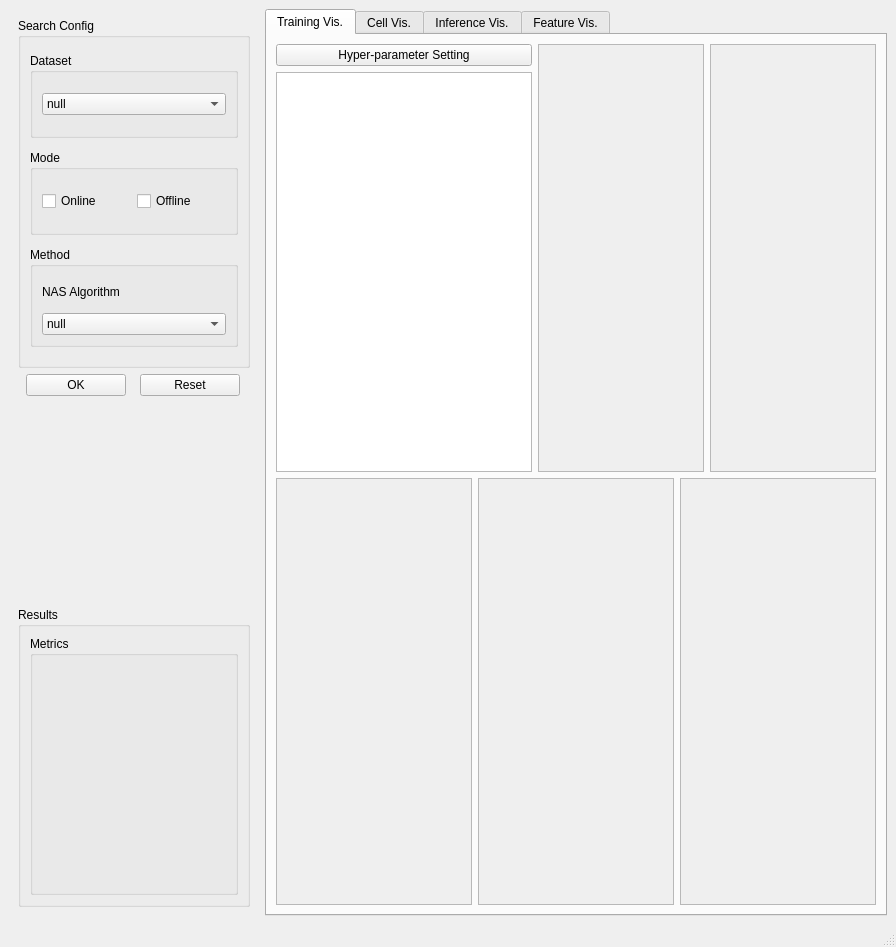
<?xml version="1.0" encoding="UTF-8"?>
<ui version="4.0">
 <class>NAS</class>
 <widget class="QMainWindow" name="NAS">
  <property name="geometry">
   <rect>
    <x>0</x>
    <y>0</y>
    <width>896</width>
    <height>947</height>
   </rect>
  </property>
  <property name="windowTitle">
   <string>Neural Architecture Search</string>
  </property>
  <widget class="QWidget" name="centralwidget">
   <layout class="QHBoxLayout" name="horizontalLayout_5">
    <item>
     <widget class="QWidget" name="widget" native="true">
      <property name="minimumSize">
       <size>
        <width>250</width>
        <height>0</height>
       </size>
      </property>
      <property name="maximumSize">
       <size>
        <width>300</width>
        <height>16777215</height>
       </size>
      </property>
      <layout class="QVBoxLayout" name="verticalLayout_5">
       <item>
        <layout class="QVBoxLayout" name="verticalLayout_6">
         <item>
          <widget class="QGroupBox" name="groupBox">
           <property name="minimumSize">
            <size>
             <width>0</width>
             <height>350</height>
            </size>
           </property>
           <property name="maximumSize">
            <size>
             <width>16777215</width>
             <height>350</height>
            </size>
           </property>
           <property name="title">
            <string>Search Config</string>
           </property>
           <layout class="QVBoxLayout" name="verticalLayout_11">
            <item>
             <widget class="QGroupBox" name="groupBox_3">
              <property name="maximumSize">
               <size>
                <width>16777215</width>
                <height>85</height>
               </size>
              </property>
              <property name="title">
               <string>Dataset</string>
              </property>
              <layout class="QVBoxLayout" name="verticalLayout_12">
               <item>
                <widget class="QComboBox" name="comboBox_dataset">
                 <item>
                  <property name="text">
                   <string>null</string>
                  </property>
                 </item>
                 <item>
                  <property name="text">
                   <string>CIFAR-10</string>
                  </property>
                 </item>
                 <item>
                  <property name="text">
                   <string>ImageNet-100</string>
                  </property>
                 </item>
                </widget>
               </item>
              </layout>
             </widget>
            </item>
            <item>
             <widget class="QGroupBox" name="groupBox_4">
              <property name="maximumSize">
               <size>
                <width>16777215</width>
                <height>85</height>
               </size>
              </property>
              <property name="title">
               <string>Mode</string>
              </property>
              <layout class="QHBoxLayout" name="horizontalLayout_3">
               <item>
                <widget class="QCheckBox" name="checkBox_online">
                 <property name="text">
                  <string>Online</string>
                 </property>
                </widget>
               </item>
               <item>
                <widget class="QCheckBox" name="checkBox_offline">
                 <property name="text">
                  <string>Offline</string>
                 </property>
                </widget>
               </item>
              </layout>
             </widget>
            </item>
            <item>
             <widget class="QGroupBox" name="groupBox_10">
              <property name="maximumSize">
               <size>
                <width>16777215</width>
                <height>100</height>
               </size>
              </property>
              <property name="title">
               <string>Method</string>
              </property>
              <layout class="QVBoxLayout" name="verticalLayout_14">
               <item>
                <widget class="QLabel" name="label_2">
                 <property name="text">
                  <string>NAS Algorithm</string>
                 </property>
                </widget>
               </item>
               <item>
                <widget class="QComboBox" name="comboBox_method">
                 <item>
                  <property name="text">
                   <string>null</string>
                  </property>
                 </item>
                 <item>
                  <property name="text">
                   <string>DARTS</string>
                  </property>
                 </item>
                 <item>
                  <property name="text">
                   <string>GDAS</string>
                  </property>
                 </item>
                 <item>
                  <property name="text">
                   <string>BurgerFormer</string>
                  </property>
                 </item>
                </widget>
               </item>
              </layout>
             </widget>
            </item>
           </layout>
          </widget>
         </item>
        </layout>
       </item>
       <item>
        <layout class="QVBoxLayout" name="verticalLayout_16">
         <item>
          <layout class="QHBoxLayout" name="horizontalLayout_4">
           <item>
            <widget class="QPushButton" name="pushButton_start">
             <property name="maximumSize">
              <size>
               <width>100</width>
               <height>40</height>
              </size>
             </property>
             <property name="text">
              <string>OK</string>
             </property>
            </widget>
           </item>
           <item>
            <widget class="QPushButton" name="pushButton_reset">
             <property name="maximumSize">
              <size>
               <width>100</width>
               <height>40</height>
              </size>
             </property>
             <property name="text">
              <string>Reset</string>
             </property>
            </widget>
           </item>
          </layout>
         </item>
         <item>
          <widget class="QLabel" name="label_status">
           <property name="minimumSize">
            <size>
             <width>0</width>
             <height>50</height>
            </size>
           </property>
           <property name="maximumSize">
            <size>
             <width>16777215</width>
             <height>50</height>
            </size>
           </property>
           <property name="text">
            <string/>
           </property>
          </widget>
         </item>
        </layout>
       </item>
       <item>
        <spacer name="verticalSpacer">
         <property name="orientation">
          <enum>Qt::Vertical</enum>
         </property>
         <property name="sizeType">
          <enum>QSizePolicy::Maximum</enum>
         </property>
         <property name="sizeHint" stdset="0">
          <size>
           <width>20</width>
           <height>300</height>
          </size>
         </property>
        </spacer>
       </item>
       <item>
        <layout class="QHBoxLayout" name="horizontalLayout_7">
         <item>
          <widget class="QGroupBox" name="groupBox_5">
           <property name="minimumSize">
            <size>
             <width>0</width>
             <height>300</height>
            </size>
           </property>
           <property name="maximumSize">
            <size>
             <width>16777215</width>
             <height>300</height>
            </size>
           </property>
           <property name="title">
            <string>Results</string>
           </property>
           <layout class="QVBoxLayout" name="verticalLayout_13">
            <item>
             <widget class="QGroupBox" name="groupBox_7">
              <property name="title">
               <string>Metrics</string>
              </property>
              <layout class="QHBoxLayout" name="horizontalLayout_6">
               <item>
                <widget class="QLabel" name="label_results">
                 <property name="minimumSize">
                  <size>
                   <width>0</width>
                   <height>50</height>
                  </size>
                 </property>
                 <property name="maximumSize">
                  <size>
                   <width>16777215</width>
                   <height>50</height>
                  </size>
                 </property>
                 <property name="text">
                  <string/>
                 </property>
                </widget>
               </item>
              </layout>
             </widget>
            </item>
           </layout>
          </widget>
         </item>
        </layout>
       </item>
      </layout>
     </widget>
    </item>
    <item>
     <widget class="QTabWidget" name="tabWidget">
      <property name="currentIndex">
       <number>0</number>
      </property>
      <widget class="QWidget" name="tab">
       <attribute name="title">
        <string>Training Vis.</string>
       </attribute>
       <layout class="QVBoxLayout" name="verticalLayout_9">
        <item>
         <layout class="QHBoxLayout" name="horizontalLayout">
          <item>
           <layout class="QVBoxLayout" name="verticalLayout_7">
            <item>
             <widget class="QPushButton" name="pushButton_hyper_param">
              <property name="text">
               <string>Hyper-parameter Setting</string>
              </property>
             </widget>
            </item>
            <item>
             <widget class="QTextBrowser" name="textBrowser">
              <property name="html">
               <string>&lt;!DOCTYPE HTML PUBLIC &quot;-//W3C//DTD HTML 4.0//EN&quot; &quot;http://www.w3.org/TR/REC-html40/strict.dtd&quot;&gt;
&lt;html&gt;&lt;head&gt;&lt;meta name=&quot;qrichtext&quot; content=&quot;1&quot; /&gt;&lt;style type=&quot;text/css&quot;&gt;
p, li { white-space: pre-wrap; }
&lt;/style&gt;&lt;/head&gt;&lt;body style=&quot; font-family:'.AppleSystemUIFont'; font-size:13pt; font-weight:400; font-style:normal;&quot;&gt;
&lt;p style=&quot;-qt-paragraph-type:empty; margin-top:0px; margin-bottom:0px; margin-left:0px; margin-right:0px; -qt-block-indent:0; text-indent:0px;&quot;&gt;&lt;br /&gt;&lt;/p&gt;&lt;/body&gt;&lt;/html&gt;</string>
              </property>
             </widget>
            </item>
           </layout>
          </item>
          <item>
           <widget class="QScrollArea" name="scrollArea_train_loss">
            <property name="widgetResizable">
             <bool>true</bool>
            </property>
            <widget class="QWidget" name="scrollAreaWidgetContents">
             <property name="geometry">
              <rect>
               <x>0</x>
               <y>0</y>
               <width>133</width>
               <height>403</height>
              </rect>
             </property>
            </widget>
           </widget>
          </item>
          <item>
           <widget class="QScrollArea" name="scrollArea_train_acc">
            <property name="widgetResizable">
             <bool>true</bool>
            </property>
            <widget class="QWidget" name="scrollAreaWidgetContents_2">
             <property name="geometry">
              <rect>
               <x>0</x>
               <y>0</y>
               <width>133</width>
               <height>403</height>
              </rect>
             </property>
            </widget>
           </widget>
          </item>
         </layout>
        </item>
        <item>
         <layout class="QHBoxLayout" name="horizontalLayout_2">
          <item>
           <layout class="QVBoxLayout" name="verticalLayout_8">
            <item>
             <widget class="QScrollArea" name="scrollArea_lr">
              <property name="widgetResizable">
               <bool>true</bool>
              </property>
              <widget class="QWidget" name="scrollAreaWidgetContents_3">
               <property name="geometry">
                <rect>
                 <x>0</x>
                 <y>0</y>
                 <width>175</width>
                 <height>400</height>
                </rect>
               </property>
              </widget>
             </widget>
            </item>
           </layout>
          </item>
          <item>
           <widget class="QScrollArea" name="scrollArea_valid_loss">
            <property name="widgetResizable">
             <bool>true</bool>
            </property>
            <widget class="QWidget" name="scrollAreaWidgetContents_5">
             <property name="geometry">
              <rect>
               <x>0</x>
               <y>0</y>
               <width>178</width>
               <height>402</height>
              </rect>
             </property>
            </widget>
           </widget>
          </item>
          <item>
           <widget class="QScrollArea" name="scrollArea_valid_acc">
            <property name="widgetResizable">
             <bool>true</bool>
            </property>
            <widget class="QWidget" name="scrollAreaWidgetContents_6">
             <property name="geometry">
              <rect>
               <x>0</x>
               <y>0</y>
               <width>177</width>
               <height>402</height>
              </rect>
             </property>
            </widget>
           </widget>
          </item>
         </layout>
        </item>
       </layout>
      </widget>
      <widget class="QWidget" name="tab_3">
       <attribute name="title">
        <string>Cell Vis.</string>
       </attribute>
       <layout class="QVBoxLayout" name="verticalLayout_3">
        <item>
         <widget class="QGroupBox" name="groupBox_8">
          <property name="title">
           <string>Normal Cell</string>
          </property>
          <layout class="QVBoxLayout" name="verticalLayout_4">
           <item>
            <widget class="QGraphicsView" name="graphicsView_2"/>
           </item>
          </layout>
         </widget>
        </item>
        <item>
         <widget class="QGroupBox" name="groupBox_9">
          <property name="title">
           <string>Reduction Cell</string>
          </property>
          <layout class="QHBoxLayout" name="horizontalLayout_15">
           <item>
            <widget class="QGraphicsView" name="graphicsView_3"/>
           </item>
          </layout>
         </widget>
        </item>
       </layout>
      </widget>
      <widget class="QWidget" name="tab_2">
       <attribute name="title">
        <string>Inference Vis.</string>
       </attribute>
       <layout class="QHBoxLayout" name="horizontalLayout_9">
        <item>
         <widget class="QGroupBox" name="groupBox_2">
          <property name="maximumSize">
           <size>
            <width>530</width>
            <height>550</height>
           </size>
          </property>
          <property name="font">
           <font>
            <pointsize>13</pointsize>
            <weight>50</weight>
            <bold>false</bold>
           </font>
          </property>
          <property name="title">
           <string>Image</string>
          </property>
          <layout class="QVBoxLayout" name="verticalLayout_10">
           <item>
            <widget class="QGraphicsView" name="graphicsView">
             <property name="maximumSize">
              <size>
               <width>500</width>
               <height>500</height>
              </size>
             </property>
            </widget>
           </item>
          </layout>
         </widget>
        </item>
        <item>
         <widget class="QGroupBox" name="groupBox_6">
          <property name="maximumSize">
           <size>
            <width>450</width>
            <height>16777215</height>
           </size>
          </property>
          <property name="font">
           <font>
            <pointsize>13</pointsize>
           </font>
          </property>
          <property name="title">
           <string>Classification Results</string>
          </property>
          <layout class="QHBoxLayout" name="horizontalLayout_8">
           <item>
            <widget class="QScrollArea" name="scrollArea_11">
             <property name="widgetResizable">
              <bool>true</bool>
             </property>
             <widget class="QWidget" name="scrollAreaWidgetContents_8">
              <property name="geometry">
               <rect>
                <x>0</x>
                <y>0</y>
                <width>300</width>
                <height>782</height>
               </rect>
              </property>
              <layout class="QVBoxLayout" name="verticalLayout_2">
               <item>
                <widget class="QWidget" name="widget_5" native="true">
                 <layout class="QHBoxLayout" name="horizontalLayout_14">
                  <item>
                   <widget class="QLabel" name="label">
                    <property name="font">
                     <font>
                      <pointsize>13</pointsize>
                     </font>
                    </property>
                    <property name="text">
                     <string>method:                </string>
                    </property>
                   </widget>
                  </item>
                  <item>
                   <widget class="QLineEdit" name="lineEdit">
                    <property name="font">
                     <font>
                      <pointsize>25</pointsize>
                     </font>
                    </property>
                   </widget>
                  </item>
                 </layout>
                </widget>
               </item>
               <item>
                <widget class="QWidget" name="widget_2" native="true">
                 <property name="font">
                  <font>
                   <pointsize>25</pointsize>
                  </font>
                 </property>
                 <layout class="QHBoxLayout" name="horizontalLayout_12">
                  <item>
                   <widget class="QLabel" name="label_10">
                    <property name="font">
                     <font>
                      <pointsize>13</pointsize>
                     </font>
                    </property>
                    <property name="text">
                     <string>target_class:        </string>
                    </property>
                   </widget>
                  </item>
                  <item>
                   <widget class="QLineEdit" name="lineEdit_2">
                    <property name="font">
                     <font>
                      <pointsize>25</pointsize>
                     </font>
                    </property>
                   </widget>
                  </item>
                 </layout>
                </widget>
               </item>
               <item>
                <widget class="QWidget" name="widget_3" native="true">
                 <layout class="QHBoxLayout" name="horizontalLayout_13">
                  <item>
                   <widget class="QLabel" name="label_8">
                    <property name="font">
                     <font>
                      <pointsize>13</pointsize>
                     </font>
                    </property>
                    <property name="text">
                     <string>predict_class:      </string>
                    </property>
                   </widget>
                  </item>
                  <item>
                   <widget class="QLineEdit" name="lineEdit_3">
                    <property name="font">
                     <font>
                      <pointsize>25</pointsize>
                     </font>
                    </property>
                   </widget>
                  </item>
                 </layout>
                </widget>
               </item>
               <item>
                <widget class="QWidget" name="widget_4" native="true">
                 <layout class="QHBoxLayout" name="horizontalLayout_11">
                  <item>
                   <widget class="QLabel" name="label_9">
                    <property name="font">
                     <font>
                      <pointsize>13</pointsize>
                     </font>
                    </property>
                    <property name="text">
                     <string>predict latency:   </string>
                    </property>
                   </widget>
                  </item>
                  <item>
                   <widget class="QLineEdit" name="lineEdit_4">
                    <property name="font">
                     <font>
                      <pointsize>25</pointsize>
                     </font>
                    </property>
                   </widget>
                  </item>
                 </layout>
                </widget>
               </item>
              </layout>
             </widget>
            </widget>
           </item>
          </layout>
         </widget>
        </item>
       </layout>
      </widget>
      <widget class="QWidget" name="tab_7">
       <attribute name="title">
        <string>Feature Vis.</string>
       </attribute>
       <layout class="QVBoxLayout" name="verticalLayout">
        <item>
         <widget class="QScrollArea" name="scrollArea_feature_map">
          <property name="widgetResizable">
           <bool>true</bool>
          </property>
          <widget class="QWidget" name="scrollAreaWidgetContents_16">
           <property name="geometry">
            <rect>
             <x>0</x>
             <y>0</y>
             <width>558</width>
             <height>787</height>
            </rect>
           </property>
          </widget>
         </widget>
        </item>
        <item>
         <widget class="QPushButton" name="pushButton_refresh">
          <property name="maximumSize">
           <size>
            <width>16777215</width>
            <height>16777215</height>
           </size>
          </property>
          <property name="text">
           <string>Show Network Features</string>
          </property>
         </widget>
        </item>
       </layout>
      </widget>
     </widget>
    </item>
   </layout>
  </widget>
  <widget class="QMenuBar" name="menubar">
   <property name="geometry">
    <rect>
     <x>0</x>
     <y>0</y>
     <width>896</width>
     <height>24</height>
    </rect>
   </property>
  </widget>
  <widget class="QStatusBar" name="statusbar"/>
 </widget>
 <resources/>
 <connections/>
</ui>
